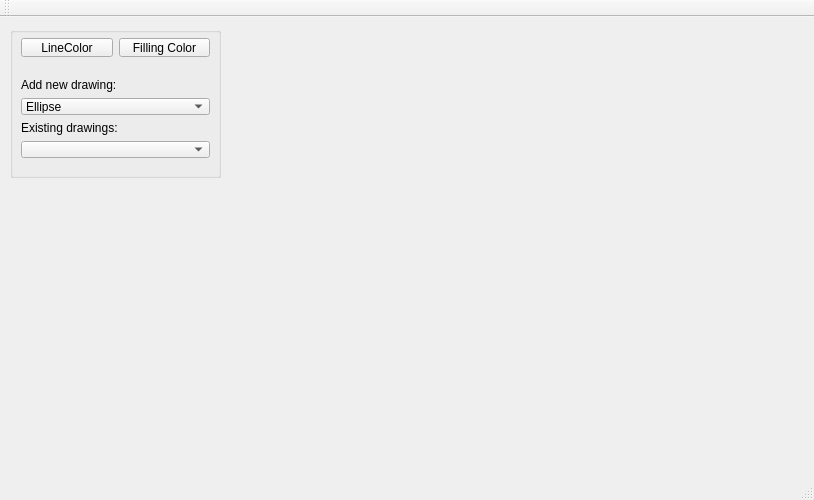
<?xml version="1.0" encoding="UTF-8"?>
<ui version="4.0">
 <class>MainWindow</class>
 <widget class="QMainWindow" name="MainWindow">
  <property name="geometry">
   <rect>
    <x>0</x>
    <y>0</y>
    <width>814</width>
    <height>500</height>
   </rect>
  </property>
  <property name="minimumSize">
   <size>
    <width>500</width>
    <height>500</height>
   </size>
  </property>
  <property name="windowTitle">
   <string>MainWindow</string>
  </property>
  <widget class="QWidget" name="centralWidget">
   <widget class="QGroupBox" name="groupBox">
    <property name="geometry">
     <rect>
      <x>10</x>
      <y>10</y>
      <width>211</width>
      <height>151</height>
     </rect>
    </property>
    <property name="title">
     <string/>
    </property>
    <widget class="QWidget" name="verticalLayoutWidget">
     <property name="geometry">
      <rect>
       <x>0</x>
       <y>40</y>
       <width>211</width>
       <height>103</height>
      </rect>
     </property>
     <layout class="QVBoxLayout" name="verticalLayout">
      <item>
       <widget class="QLabel" name="label">
        <property name="text">
         <string>Add new drawing:</string>
        </property>
       </widget>
      </item>
      <item>
       <widget class="QComboBox" name="chooseShapeComboBox">
        <item>
         <property name="text">
          <string>Ellipse</string>
         </property>
        </item>
        <item>
         <property name="text">
          <string>Circle</string>
         </property>
        </item>
        <item>
         <property name="text">
          <string>Ray</string>
         </property>
        </item>
        <item>
         <property name="text">
          <string>Line</string>
         </property>
        </item>
        <item>
         <property name="text">
          <string>Line Segment</string>
         </property>
        </item>
        <item>
         <property name="text">
          <string>Polygonal 5 Chain</string>
         </property>
        </item>
        <item>
         <property name="text">
          <string>Polygon 6</string>
         </property>
        </item>
       </widget>
      </item>
      <item>
       <widget class="QLabel" name="label_2">
        <property name="text">
         <string>Existing drawings:</string>
        </property>
       </widget>
      </item>
      <item>
       <widget class="QComboBox" name="historyComboBox"/>
      </item>
     </layout>
    </widget>
    <widget class="QWidget" name="horizontalLayoutWidget">
     <property name="geometry">
      <rect>
       <x>0</x>
       <y>0</y>
       <width>211</width>
       <height>41</height>
      </rect>
     </property>
     <layout class="QHBoxLayout" name="horizontalLayout">
      <item>
       <widget class="QPushButton" name="lineColorPicker">
        <property name="text">
         <string>LineColor</string>
        </property>
       </widget>
      </item>
      <item>
       <widget class="QPushButton" name="fillingColorPicker">
        <property name="text">
         <string>Filling Color</string>
        </property>
       </widget>
      </item>
     </layout>
    </widget>
   </widget>
  </widget>
  <widget class="QMenuBar" name="menuBar">
   <property name="geometry">
    <rect>
     <x>0</x>
     <y>0</y>
     <width>814</width>
     <height>22</height>
    </rect>
   </property>
  </widget>
  <widget class="QToolBar" name="mainToolBar">
   <attribute name="toolBarArea">
    <enum>TopToolBarArea</enum>
   </attribute>
   <attribute name="toolBarBreak">
    <bool>false</bool>
   </attribute>
  </widget>
  <widget class="QStatusBar" name="statusBar"/>
 </widget>
 <layoutdefault spacing="6" margin="11"/>
 <resources/>
 <connections/>
</ui>
